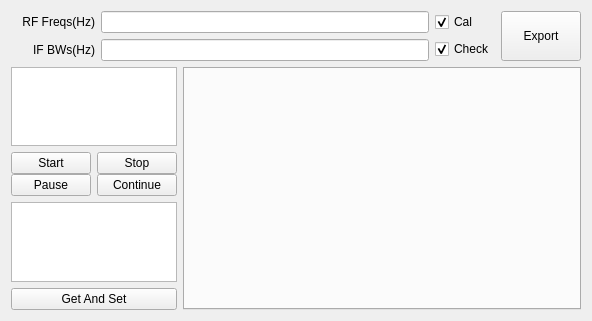
<?xml version="1.0" encoding="UTF-8"?>
<ui version="4.0">
 <class>Q_Cal_Filter_Widget</class>
 <widget class="QWidget" name="Q_Cal_Filter_Widget">
  <property name="geometry">
   <rect>
    <x>0</x>
    <y>0</y>
    <width>592</width>
    <height>321</height>
   </rect>
  </property>
  <property name="windowTitle">
   <string>Form</string>
  </property>
  <layout class="QVBoxLayout" name="verticalLayout_4" stretch="0,1">
   <item>
    <layout class="QHBoxLayout" name="horizontalLayout_0" stretch="10,0,1">
     <item>
      <layout class="QVBoxLayout" name="verticalLayout_00">
       <item>
        <layout class="QHBoxLayout" name="horizontalLayout_000">
         <item>
          <widget class="QLabel" name="labelRFFreqs">
           <property name="sizePolicy">
            <sizepolicy hsizetype="Fixed" vsizetype="Fixed">
             <horstretch>0</horstretch>
             <verstretch>0</verstretch>
            </sizepolicy>
           </property>
           <property name="minimumSize">
            <size>
             <width>84</width>
             <height>16</height>
            </size>
           </property>
           <property name="text">
            <string>RF Freqs(Hz)</string>
           </property>
           <property name="alignment">
            <set>Qt::AlignRight|Qt::AlignTrailing|Qt::AlignVCenter</set>
           </property>
           <property name="buddy">
            <cstring>lineEditRFFreqs</cstring>
           </property>
          </widget>
         </item>
         <item>
          <widget class="QLineEdit" name="lineEditRFFreqs"/>
         </item>
        </layout>
       </item>
       <item>
        <layout class="QHBoxLayout" name="horizontalLayout_001">
         <item>
          <widget class="QLabel" name="labelIFBWs">
           <property name="sizePolicy">
            <sizepolicy hsizetype="Fixed" vsizetype="Fixed">
             <horstretch>0</horstretch>
             <verstretch>0</verstretch>
            </sizepolicy>
           </property>
           <property name="minimumSize">
            <size>
             <width>84</width>
             <height>16</height>
            </size>
           </property>
           <property name="text">
            <string>IF BWs(Hz)</string>
           </property>
           <property name="alignment">
            <set>Qt::AlignRight|Qt::AlignTrailing|Qt::AlignVCenter</set>
           </property>
           <property name="buddy">
            <cstring>lineEditRFFreqs</cstring>
           </property>
          </widget>
         </item>
         <item>
          <widget class="QLineEdit" name="lineEditIFFreqs"/>
         </item>
        </layout>
       </item>
      </layout>
     </item>
     <item>
      <layout class="QVBoxLayout" name="verticalLayout_01">
       <item>
        <widget class="QCheckBox" name="checkBoxCal">
         <property name="sizePolicy">
          <sizepolicy hsizetype="Fixed" vsizetype="Fixed">
           <horstretch>0</horstretch>
           <verstretch>0</verstretch>
          </sizepolicy>
         </property>
         <property name="text">
          <string>Cal</string>
         </property>
         <property name="checked">
          <bool>true</bool>
         </property>
        </widget>
       </item>
       <item>
        <widget class="QCheckBox" name="checkBoxCheck">
         <property name="sizePolicy">
          <sizepolicy hsizetype="Fixed" vsizetype="Fixed">
           <horstretch>0</horstretch>
           <verstretch>0</verstretch>
          </sizepolicy>
         </property>
         <property name="text">
          <string>Check</string>
         </property>
         <property name="checked">
          <bool>true</bool>
         </property>
        </widget>
       </item>
      </layout>
     </item>
     <item>
      <layout class="QHBoxLayout" name="horizontalLayout_02" stretch="1">
       <item>
        <widget class="QPushButton" name="pushButtonExport">
         <property name="sizePolicy">
          <sizepolicy hsizetype="Expanding" vsizetype="Expanding">
           <horstretch>0</horstretch>
           <verstretch>0</verstretch>
          </sizepolicy>
         </property>
         <property name="text">
          <string>Export</string>
         </property>
        </widget>
       </item>
      </layout>
     </item>
    </layout>
   </item>
   <item>
    <layout class="QHBoxLayout" name="horizontalLayout_1" stretch="1,10">
     <item>
      <layout class="QVBoxLayout" name="verticalLayout_10">
       <item>
        <widget class="Q_Config_Table_View" name="tableViewConfig"/>
       </item>
       <item>
        <layout class="QHBoxLayout" name="horizontalLayout_100">
         <item>
          <layout class="QVBoxLayout" name="verticalLayout_1000">
           <property name="spacing">
            <number>0</number>
           </property>
           <item>
            <widget class="QPushButton" name="pushButtonStar">
             <property name="sizePolicy">
              <sizepolicy hsizetype="Fixed" vsizetype="Fixed">
               <horstretch>0</horstretch>
               <verstretch>0</verstretch>
              </sizepolicy>
             </property>
             <property name="text">
              <string>Start</string>
             </property>
            </widget>
           </item>
           <item>
            <widget class="QPushButton" name="pushButtonPaus">
             <property name="sizePolicy">
              <sizepolicy hsizetype="Fixed" vsizetype="Fixed">
               <horstretch>0</horstretch>
               <verstretch>0</verstretch>
              </sizepolicy>
             </property>
             <property name="text">
              <string>Pause</string>
             </property>
            </widget>
           </item>
          </layout>
         </item>
         <item>
          <layout class="QVBoxLayout" name="verticalLayout_1001">
           <property name="spacing">
            <number>0</number>
           </property>
           <item>
            <widget class="QPushButton" name="pushButtonStop">
             <property name="sizePolicy">
              <sizepolicy hsizetype="Fixed" vsizetype="Fixed">
               <horstretch>0</horstretch>
               <verstretch>0</verstretch>
              </sizepolicy>
             </property>
             <property name="text">
              <string>Stop</string>
             </property>
            </widget>
           </item>
           <item>
            <widget class="QPushButton" name="pushButtonCont">
             <property name="sizePolicy">
              <sizepolicy hsizetype="Fixed" vsizetype="Fixed">
               <horstretch>0</horstretch>
               <verstretch>0</verstretch>
              </sizepolicy>
             </property>
             <property name="text">
              <string>Continue</string>
             </property>
            </widget>
           </item>
          </layout>
         </item>
        </layout>
       </item>
       <item>
        <widget class="QTableView" name="tableViewSet"/>
       </item>
       <item>
        <widget class="QPushButton" name="pushButtonGetSet">
         <property name="sizePolicy">
          <sizepolicy hsizetype="Expanding" vsizetype="Fixed">
           <horstretch>0</horstretch>
           <verstretch>0</verstretch>
          </sizepolicy>
         </property>
         <property name="text">
          <string>Get And Set</string>
         </property>
        </widget>
       </item>
      </layout>
     </item>
     <item>
      <widget class="QTabWidget" name="tabWidget"/>
     </item>
    </layout>
   </item>
  </layout>
 </widget>
 <customwidgets>
  <customwidget>
   <class>Q_Config_Table_View</class>
   <extends>QTableView</extends>
   <header location="global">config_table.h</header>
  </customwidget>
 </customwidgets>
 <resources/>
 <connections/>
</ui>
